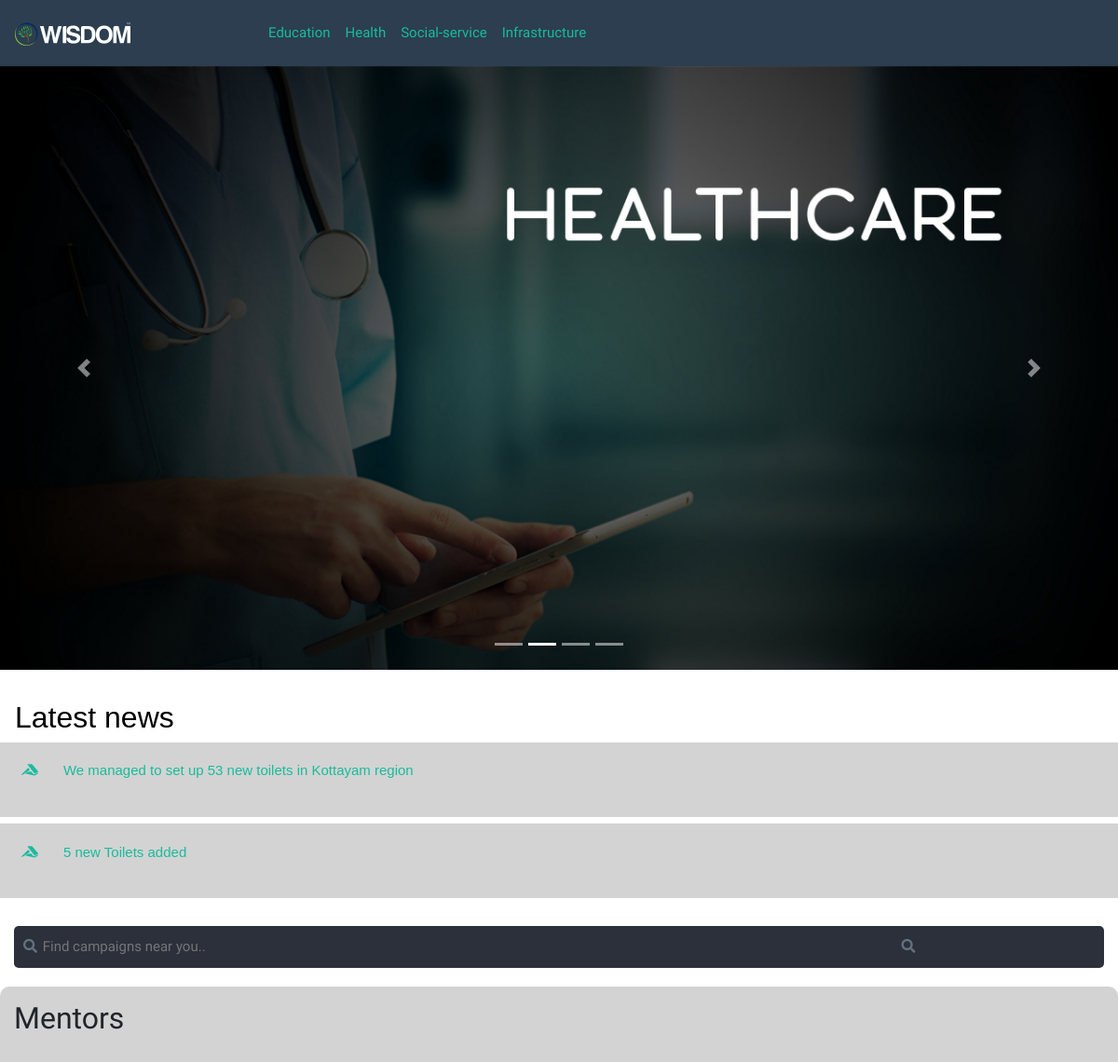
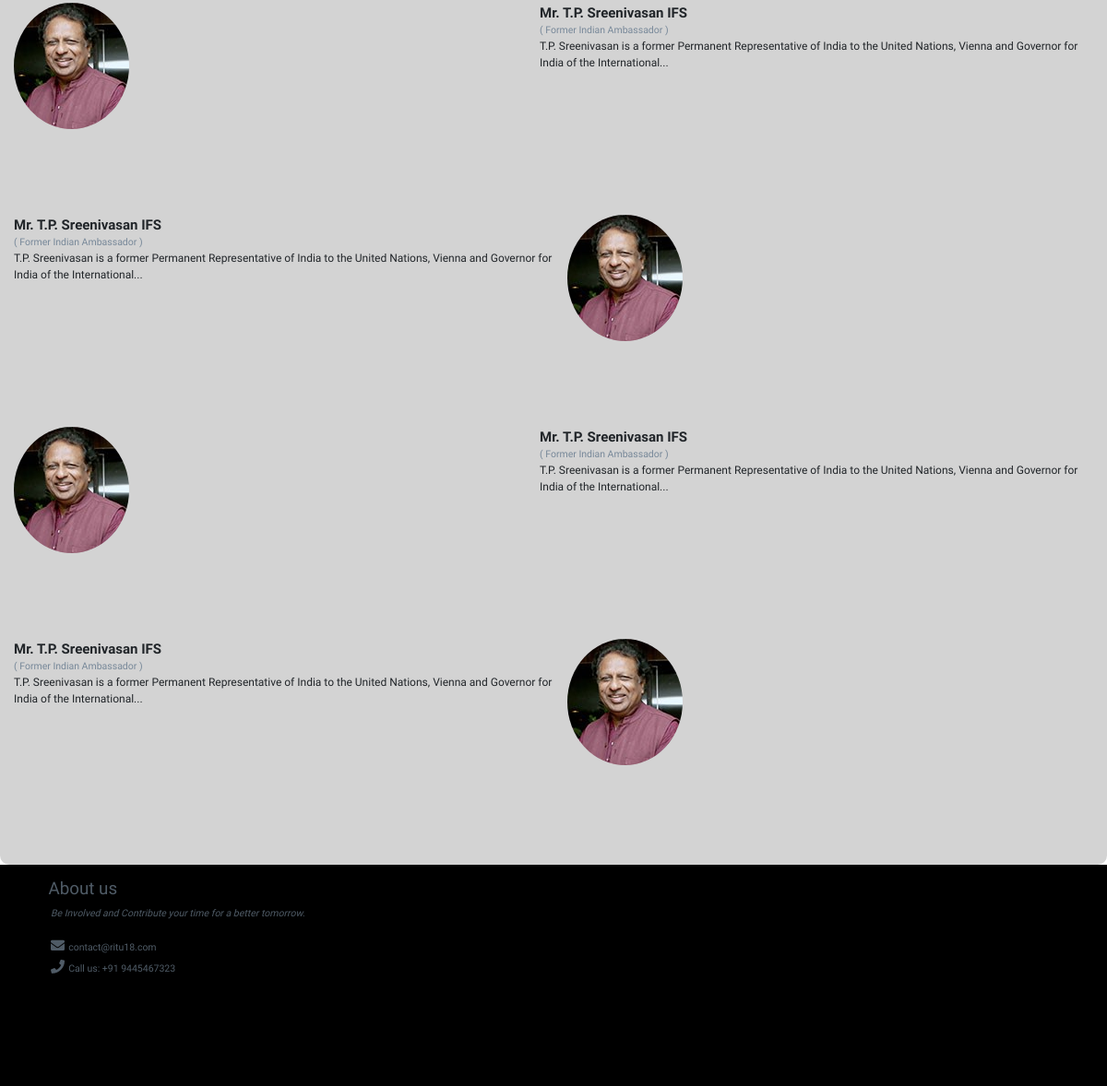
The page / on the database its author committed (2 pictures, top to bottom).
### wisdom/models.py (models this page shows, shortened)
class Notifications(models.Model):
    date = models.DateTimeField()
    title = models.CharField(max_length=50)
    text = models.CharField(max_length=500)
    url = models.URLField()
    def __str__(self):
        return self.date.strftime(TIME_FORMAT) + " : " + self.text
    @staticmethod
    def get_latest_notifications(length=10):
        return Notifications.objects.all().order_by('-date')[:length]

### wisdom/views.py (the view)
# urls.py: path('', views.Index.as_view(), name='index')
class Index(TemplateView):
    template_name = 'wisdom/index.html'
    def get_context_data(self, **kwargs):
        context = super(Index, self).get_context_data(**kwargs)
        context['notifications'] = [i for i in Notifications.get_latest_notifications()]
        context['services'] = [i for i in Service.objects.all()]
        return context

### wisdom/models.py (called while the page is built)
    def __str__(self):
        return self.name

### wisdom/templates/wisdom/index.html (shortened to what this page needs)
{% load static %}
<!doctype html>
<html lang="en">
<head>
    <link rel="stylesheet" href="https://bootswatch.com/4/flatly/bootstrap.min.css" />
    <link href="https://use.fontawesome.com/releases/v5.0.6/css/all.css" rel="stylesheet">
    <link rel="stylesheet" href={% static 'wisdom/style.css' %}>
</head>
<body>
<nav class="navbar navbar-expand-lg navbar-dark bg-primary">
    <a class="navbar-brand"  href="/"><img src= {% static "wisdom/img/wisdomstraight.png" %}></a>
    <div class="collapse navbar-collapse" id="navbarNavAltMarkup">
        <div class="navbar-nav">
            <a class="nav-item nav-link active" href="{% url 'initiative_service_list' 'education' %}">Education </a>
            <a class="nav-item nav-link active" href="{% url 'initiative_service_list' 'health' %}">Health <span class="sr-only">(current)</span></a>
            <a class="nav-item nav-link active" href="{% url 'initiative_service_list' 'social-service' %}">Social-service </a>
            <a class="nav-item nav-link active" href="{% url 'initiative_service_list' 'infrastructure' %}">Infrastructure </a>
        </div>
    </div>
</nav>
<div class="section-1">
    <div id="zeal-highlights" class="carousel slide" data-ride="carousel">
        <ol class="carousel-indicators">
            <li data-target="#zeal-highlights" data-slide-to="0" class="active"></li>
            <li data-target="#zeal-highlights" data-slide-to="1"></li>
            <li data-target="#zeal-highlights" data-slide-to="2"></li>
            <li data-target="#zeal-highlights" data-slide-to="3"></li>
        </ol>
        <div class="carousel-inner">
            <div class="carousel-item">
                <img class="carousel-img " src = {% static  'wisdom/img/c2.jpg' %} alt="Second slide">
            </div>
        </div>
        <a class="carousel-control-prev" href="#zeal-highlights" role="button" data-slide="prev">
            <span class="carousel-control-prev-icon" aria-hidden="true"></span>
        </a>
        <a class="carousel-control-next" href="#zeal-highlights" role="button" data-slide="next">
            <span class="carousel-control-next-icon" aria-hidden="true"></span>
        </a>
    </div>
    <div class="latest">
        <h3>Latest news</h3>
        {% for i in notifications %}
            <a href="{{ i.url }}">
                <div class="item">
                    <i class="fab fa-accusoft"></i>
                    <div class="content">
                        {{ i.text }}
                    </div>
                </div>
            </a>
        {% endfor %}
    </div>
</div>
<div class="section-2">
        <div class="searchbox">
            <span class="icon"><i class="fa fa-search"></i></span>
            <input type="search" id="search" placeholder="Find campaigns near you.." />
            <span class="icon" id="closesearch"><i class="fa fa-search"></i></span>
        </div>
</div>
<div class="section-3">
    <h3>Mentors</h3>
    <div class="mentor">
        <div class="img">
            <img src={% static  'wisdom/img/sreenivasan.jpg' %} alt="">
        </div>
        <div class="data">
            <div class="name">Mr. T.P. Sreenivasan IFS</div>
            <div class="desig">( Former Indian Ambassador )</div>
            <div class="des">
                T.P. Sreenivasan is a former Permanent Representative  of India to the United Nations,
                Vienna and Governor for India of the International...
            </div>
        </div>
    </div>
    <div class="mentor">
        <div class="img">
            <img src={% static  'wisdom/img/sreenivasan.jpg' %} alt="">
        </div>
        <div class="data">
            <div class="name">Mr. T.P. Sreenivasan IFS</div>
            <div class="desig">( Former Indian Ambassador )</div>
            <div class="des">
                T.P. Sreenivasan is a former Permanent Representative  of India to the United Nations,
                Vienna and Governor for India of the International...
            </div>
        </div>
    </div>
    <div class="mentor">
        <div class="img">
            <img src={% static  'wisdom/img/sreenivasan.jpg' %} alt="">
        </div>
        <div class="data">
            <div class="name">Mr. T.P. Sreenivasan IFS</div>
            <div class="desig">( Former Indian Ambassador )</div>
            <div class="des">
                T.P. Sreenivasan is a former Permanent Representative  of India to the United Nations,
                Vienna and Governor for India of the International...
            </div>
        </div>
    </div>
    <div class="mentor">
        <div class="img">
            <img src={% static  'wisdom/img/sreenivasan.jpg' %} alt="">
        </div>
        <div class="data">
            <div class="name">Mr. T.P. Sreenivasan IFS</div>
            <div class="desig">( Former Indian Ambassador )</div>
            <div class="des">
                T.P. Sreenivasan is a former Permanent Representative  of India to the United Nations,
                Vienna and Governor for India of the International...
            </div>
        </div>
    </div>
</div>
<div class="section-4">
    <div class="footer">
        <div class="colomn-1">
            <h5>About us</h5>
            <ul>
                <p>Be Involved and Contribute your time for a better tomorrow.</p>
                <div><i class="fas fa-envelope"></i><li>contact@ritu18.com</li></div>
                <div><i class="fas fa-phone"></i><li>Call us: +91 9445467323</li></div>
            </ul>
        </div>
        </div>
</div>
</body>
</html>

### wisdom/static/wisdom/style.css (style rules this page uses)
body { margin: 0; padding: 0; width: 100vw; height: 100vh; font-family: 'Comfortaa', cursive !important; }
.navbar { list-style-type: none; margin: 0; background: #8BC34A; }
.navbar a img { width: 50%; }
.section-1 { color:black; }
.carousel-img { width: 100% ; transition: 0.35s ease-in; }
.latest { font-family: 'Comfortaa:700', sans-serif; margin: auto; }
.latest h3 { padding-left: 0.5em; margin-top: 1em; }
.content { display: inline-block; width:75%; }
.item { height: 10vh; background-color: lightgray; margin:0.5em 0 ; cursor: pointer; }
.item i { padding: 1.5em; }
.searchbox { margin: 2em 1em; border-radius: 5px; background-color: #2b303b; color: #63717f; padding: 10px; }
.searchbox input, .searchbox input:hover { width:80%; outline: none; background-color: transparent; border: none; }
#search { color: white; }
.section-2 { height: 50px; }
.section-3 { padding: 1em; border-radius: 10px; background-color: lightgray; margin-top: 1em; }
.mentor { height: 25vh; margin: 2em 0; }
.mentor .img { display: inline-block; width: 40vw; }
.mentor img { border-radius: 50%; cursor: pointer; }
.data { display: inline-block; width: 50vw; }
.section-3 .mentor:nth-child(odd) .data { float: left; }
.section-3 .mentor:nth-child(even) .data { float: right; }
.name { font-weight: bold; cursor: pointer; }
.desig { font-size: 0.7em; color: lightslategrey; }
.des { font-size: 0.8em; }
.section-4 { height: 30vh; background-color: black; color: white; padding: 1em; }
.footer { display: flex; color: #4f5b66; }
.section-4 h5 { text-align: center; }
.footer .colomn-1 { display: inline-block; }
.footer ul p { font-style: italic; font-size: 0.7em; }
.footer ul li { font-size: 0.7em; cursor: pointer; display: inline-block; margin: 0 1em 0 0.4em; }
.colomn-1 h5 { padding-left: 2em !important; text-align: left; }

### rows shown on the page
Notifications: text "We managed to set up 53 new toilets in Kottayam region"
Notifications: text "5 new Toilets added"
